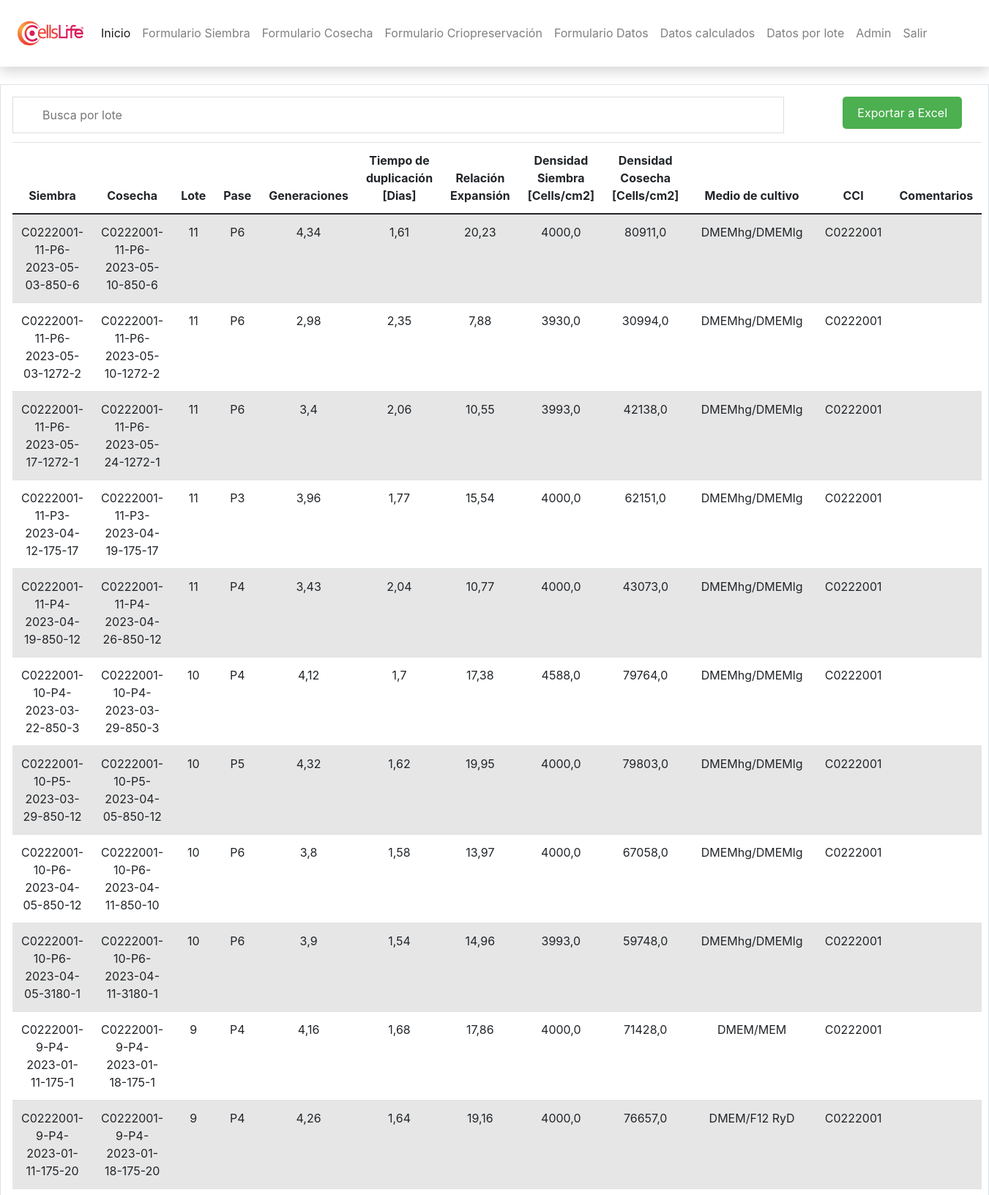
The app's page /datos/ (signed in, upper part) with its own data.
### formularios/models.py (models this page shows, shortened)
class Dato(models.Model):
    cci = models.CharField(max_length=10 , default="")
    siembra = models.ForeignKey(Siembra, on_delete=models.CASCADE)
    cosecha = models.ForeignKey(Cosecha, on_delete=models.CASCADE)
    loteDatos = models.CharField(default="000", max_length=50)
    pase = models.CharField(default="000", max_length=50)
    densidadCosecha = models.FloatField(default=0.0,  max_length=10)
    densidadSiembra = models.FloatField(default=0.0,  max_length=10)
    medioSiembra = models.CharField(max_length=50 , default="NR", editable=True)
    generaciones = models.FloatField()
    tiempoDuplicacion = models.FloatField()
    relacionExpansion = models.FloatField()
    comentarios = models.CharField(max_length=100 , default="")
    datoId = models.CharField(max_length=50, primary_key=True)

class Siembra(models.Model):
    cci = models.CharField(max_length=10, default="")
    medioSiembra = models.CharField(max_length=50, default="NR", editable=True)
    loteSimbra = models.CharField(max_length=50)
    fechaSiembra = models.DateField()
    paseSiembra = models.CharField(choices=[('P0', 'P0'),('P1', 'P1'), ('P2', 'P2'), ('P3', 'P3'), ('P4', 'P4'), ('P5', 'P5'), ('P6', 'P6'), ('P7', 'P7')] , max_length=10)
    areaFrascosSiembra = models.IntegerField(choices=[(25, 'T25'), (75, 'T75'), (175, 'T175'), (850, 'CR Liso'), (2125, 'CR Corrugado'), (1272, 'CS 2p'), (3180, 'CS 5p'), (6360, 'CS 10p'), (500, 'TripleFlask'),  (0, 'Crioviales')])
    numFrascosSiembra = models.IntegerField()
    numCelulasSembradasXFrasco = models.FloatField()
    densidadSiembra = models.IntegerField()
    siembraId = models.CharField(max_length=50, unique=True, primary_key=True)
    totalSiembra = models.FloatField(max_length=10)
    def __str__(self):
        return self.siembraId

class Cosecha(models.Model):
    cci = models.CharField(max_length=10, default="")
    loteCosecha = models.CharField(default="", max_length=50)
    fechaCosecha = models.DateField()
    paseCosecha = models.CharField(choices=[('P0', 'P0'),('P1', 'P1'), ('P2', 'P2'), ('P3', 'P3'), ('P4', 'P4'), ('P5', 'P5'), ('P6', 'P6'), ('P7', 'P7')] , max_length=10)
    areaFrascosCosecha = models.IntegerField(choices=[(25, 'T25'), (75, 'T75'), (175, 'T175'), (850, 'CR Liso'), (2125, 'CR Corrugado'),(1272, 'CS 2p'), (3180, 'CS 5p'), (6360, 'CS 10p'), (500, 'TripleFlask'), (0, 'Crioviales')])
    numFrascosCosecha = models.IntegerField()
    confluenciaCosecha = models.FloatField()
    tiempoCultivoDias = models.IntegerField()
    numCelulasObtenidas = models.FloatField()
    viabilidadCosecha = models.IntegerField()
    siembra = models.ForeignKey(Siembra, on_delete=models.CASCADE)
    densidadCosecha = models.IntegerField()
    totalObtenidas = models.FloatField()
    cosechaId = models.CharField(max_length=50, unique=True, primary_key=True)
    def __str__(self):
        return self.cosechaId

### formularios/views.py (the view)
# urls.py: path('datos/', views.datos, name='datos'),
@login_required
def datos(request):
    datos = models.Dato.objects.all()
    return render(request, 'formularios/datos.html', {'datos':datos} )

### formularios/templates/formularios/datos.html (shortened to what this page needs)
{% extends 'base.html' %}
{% block content %}
    <input type="text" id="myInput" onkeyup="myFunction()" placeholder="Busca por lote">
     <a href="{% url 'dato_xlsx' %}">
      <button style="float: right; margin-right: 20px; background-color: #4CAF50; color: white; padding: 10px 20px; border: none; border-radius: 5px;">Exportar a Excel</button>
  </a>
    <table class="table table-striped" id="myTable">
        <thead>
            <tr>
                <th>Siembra</th>
                <th>Cosecha</th>
                <th>Lote</th>
                <th>Pase</th>
                <th>Generaciones</th>
                <th>Tiempo de duplicación [Dias] </th>
                <th>Relación Expansión</th>
                <th> Densidad Siembra [Cells/cm2] </th>
                <th> Densidad Cosecha [Cells/cm2] </th>
                <th> Medio de cultivo </th>
                <th>CCI</th>
                <th>Comentarios</th>
            </tr>
        </thead>
        <tbody>
            {% for i in datos %}
            <tr>
              <td>{{ i.siembra }}</td>
              <td>{{ i.cosecha }}</td>
              <td>{{i.loteDatos}}</td>
              <td>{{ i.pase }}</td>
              <td>{{ i.generaciones }}</td>
              <td>{{i.tiempoDuplicacion}}</td>
              <td>{{i.relacionExpansion}}</td>
              <td>{{i.densidadSiembra}}</td>
              <td>{{i.densidadCosecha}}</td>
              <td>{{i.medioSiembra}}</td>
              <td>{{i.cci}}</td>
              <td>{{i.comentarios}}</td>
            </tr>
          {% endfor %}
    </table>
{% endblock %}

### formularios/templates/formularios/datos.html (style rules this page uses)
table { margin: 0 auto; text-align: center; }
#myInput { background-image: url('/css/searchicon.png'); background-position: 10px 12px; background-repeat: no-repeat; width: 80%; font-size: 16px; padding: 12px 20px 12px 40px; border: 1px solid #ddd; margin-bottom: 12px; }

### records on screen
Dato: siembra "C0222001-11-P6-2023-05-03-850-6", cosecha "C0222001-11-P6-2023-05-10-850-6", loteDatos "11", pase "P6", generaciones "4,34", tiempoDuplicacion "1,61", relacionExpansion "20,23", densidadSiembra "4000,0", densidadCosecha "80911,0", medioSiembra "DMEMhg/DMEMlg", cci "C0222001"
Dato: siembra "C0222001-11-P6-2023-05-03-1272-2", cosecha "C0222001-11-P6-2023-05-10-1272-2", loteDatos "11", pase "P6", generaciones "2,98", tiempoDuplicacion "2,35", relacionExpansion "7,88", densidadSiembra "3930,0", densidadCosecha "30994,0", medioSiembra "DMEMhg/DMEMlg", cci "C0222001"
Dato: siembra "C0222001-11-P6-2023-05-17-1272-1", cosecha "C0222001-11-P6-2023-05-24-1272-1", loteDatos "11", pase "P6", generaciones "3,4", tiempoDuplicacion "2,06", relacionExpansion "10,55", densidadSiembra "3993,0", densidadCosecha "42138,0", medioSiembra "DMEMhg/DMEMlg", cci "C0222001"
Dato: siembra "C0222001-11-P3-2023-04-12-175-17", cosecha "C0222001-11-P3-2023-04-19-175-17", loteDatos "11", pase "P3", generaciones "3,96", tiempoDuplicacion "1,77", relacionExpansion "15,54", densidadSiembra "4000,0", densidadCosecha "62151,0", medioSiembra "DMEMhg/DMEMlg", cci "C0222001"
Dato: siembra "C0222001-11-P4-2023-04-19-850-12", cosecha "C0222001-11-P4-2023-04-26-850-12", loteDatos "11", pase "P4", generaciones "3,43", tiempoDuplicacion "2,04", relacionExpansion "10,77", densidadSiembra "4000,0", densidadCosecha "43073,0", medioSiembra "DMEMhg/DMEMlg", cci "C0222001"
Dato: siembra "C0222001-10-P4-2023-03-22-850-3", cosecha "C0222001-10-P4-2023-03-29-850-3", loteDatos "10", pase "P4", generaciones "4,12", tiempoDuplicacion "1,7", relacionExpansion "17,38", densidadSiembra "4588,0", densidadCosecha "79764,0", medioSiembra "DMEMhg/DMEMlg", cci "C0222001"
Dato: siembra "C0222001-10-P5-2023-03-29-850-12", cosecha "C0222001-10-P5-2023-04-05-850-12", loteDatos "10", pase "P5", generaciones "4,32", tiempoDuplicacion "1,62", relacionExpansion "19,95", densidadSiembra "4000,0", densidadCosecha "79803,0", medioSiembra "DMEMhg/DMEMlg", cci "C0222001"
Dato: siembra "C0222001-10-P6-2023-04-05-850-12", cosecha "C0222001-10-P6-2023-04-11-850-10", loteDatos "10", pase "P6", generaciones "3,8", tiempoDuplicacion "1,58", relacionExpansion "13,97", densidadSiembra "4000,0", densidadCosecha "67058,0", medioSiembra "DMEMhg/DMEMlg", cci "C0222001"
Dato: siembra "C0222001-10-P6-2023-04-05-3180-1", cosecha "C0222001-10-P6-2023-04-11-3180-1", loteDatos "10", pase "P6", generaciones "3,9", tiempoDuplicacion "1,54", relacionExpansion "14,96", densidadSiembra "3993,0", densidadCosecha "59748,0", medioSiembra "DMEMhg/DMEMlg", cci "C0222001"
Dato: siembra "C0222001-9-P4-2023-01-11-175-1", cosecha "C0222001-9-P4-2023-01-18-175-1", loteDatos "9", pase "P4", generaciones "4,16", tiempoDuplicacion "1,68", relacionExpansion "17,86", densidadSiembra "4000,0", densidadCosecha "71428,0", medioSiembra "DMEM/MEM", cci "C0222001"
Dato: siembra "C0222001-9-P4-2023-01-11-175-20", cosecha "C0222001-9-P4-2023-01-18-175-20", loteDatos "9", pase "P4", generaciones "4,26", tiempoDuplicacion "1,64", relacionExpansion "19,16", densidadSiembra "4000,0", densidadCosecha "76657,0", medioSiembra "DMEM/F12 RyD", cci "C0222001"
